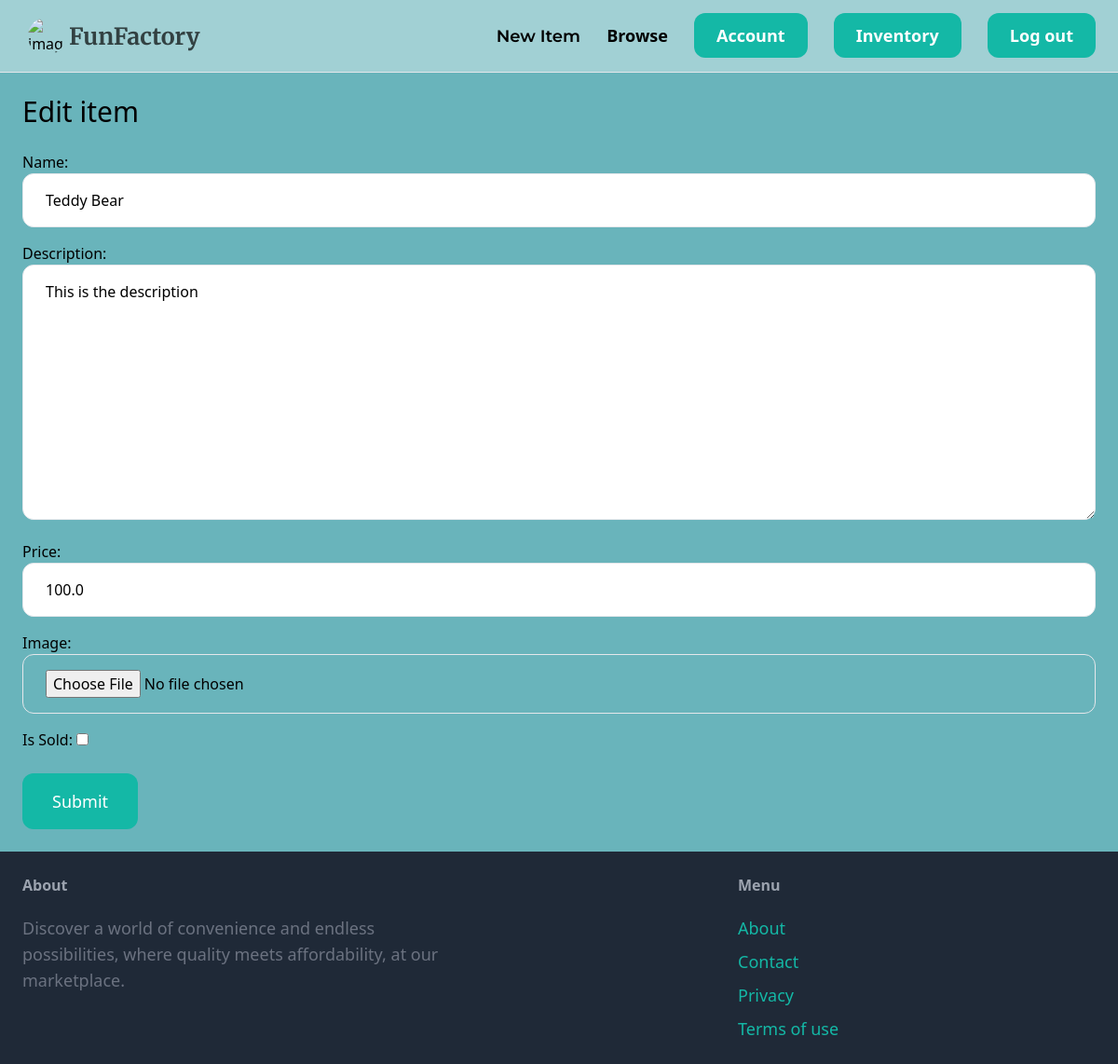
The page /items/1/edit/ (signed in) on the database its author committed.
### item/models.py (models this page shows)
class Item(models.Model):
    category = models.ForeignKey(Category, related_name='items', on_delete=models.CASCADE)
    name = models.CharField(max_length=255)
    description = models.TextField(blank=True, null=True)
    price = models.FloatField()
    image = models.ImageField(upload_to='items_images', blank=True, null=True)
    is_Sold = models.BooleanField(default=False)
    created_by = models.ForeignKey(User, related_name='items', on_delete=models.CASCADE)
    created_at = models.DateTimeField(auto_now_add=True)

### item/views.py (the view)
# urls.py: path('<int:pk>/edit/', views.edit, name='edit'),
@login_required
def edit(request, pk):
    item = get_object_or_404(Item, pk=pk, created_by=request.user)
    if request.method == 'POST':
        form = EditItemForm(request.POST, request.FILES, instance=item)
        if form.is_valid():
            form.save()
            return redirect('item:detail', pk=item.id)
    else:
        form = EditItemForm(instance=item)
    return render(request, 'item/form.html', {
        'form': form,
        'title': 'Edit item',
    })

### item/forms.py
class EditItemForm(forms.ModelForm):
    class Meta:
        model = Item
        fields =('name', 'description', 'price', 'image', 'is_Sold')
        widgets = {
            'name': forms.TextInput(attrs={
                'class': INPUT_CLASSES
            }),
            'description': forms.Textarea(attrs={
                'class': INPUT_CLASSES
            }),
            'price': forms.TextInput(attrs={
                'class': INPUT_CLASSES
            }),
            'image': forms.FileInput(attrs={
                'class': INPUT_CLASSES
            })
        }

### item/templates/item/form.html (shortened to what this page needs)
{% extends 'core/base.html' %}
{% block content %}
<h1 class="mb-6 text-3xl">{{ title }}</h1>
<form method="post" action="." enctype="multipart/form-data">
    <div class="space-y-4">
        {{ form.as_p }}
    </div>
    <button class="mt-6 py-4 px-8 text-lg bg-teal-500 hover:bg-teal-700 rounded-xl text-white">Submit</button>
</form>
{% endblock %}

### rows shown on the page
Item: name "Teddy Bear", description "This is the description", price "100.0"

### other values the page prints
{{ title }} "Edit item"
